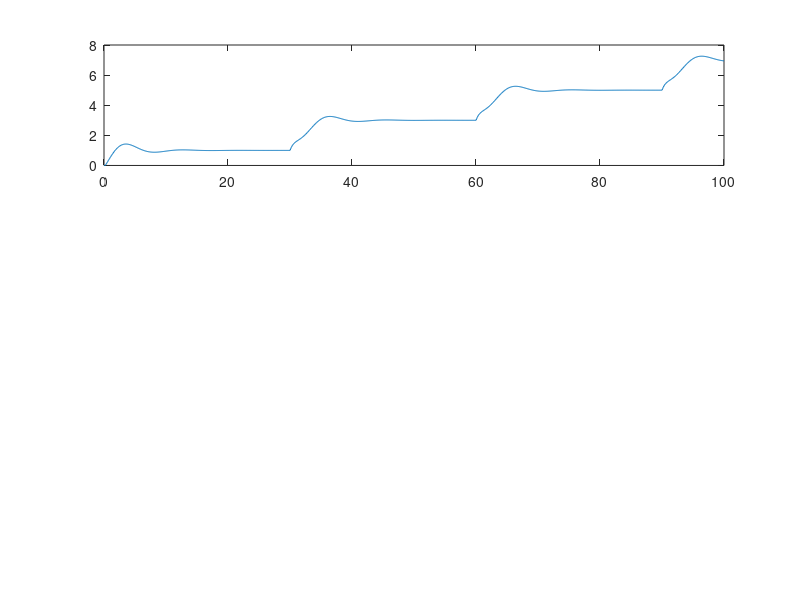

This chart was generated by the following MATLAB code: (Note: this script raises an error after producing the figure.)
% PID with gradient descent!
% Guel Cortez 2024
close all; clearvars;
m=1; b=1; T=1e-1;
end_time=100;
t=0:T:end_time;
x=zeros(2,length(t));
u=zeros(1,length(t));
e=zeros(1,length(t));
gains=zeros(3,length(t));

A=[[0,1];[0,-b/m]]; 
Bd=T*[0;1/m];
Ad=(eye(2)+T*A); kp=1;kd=0.5;ki=0.5; alpha=1e-6;
q0=kp+kd/T+ki*T;
q1=-kp-2*kd/T;
q2=kd/T;
x(:,1)=[0;0];
gains(:,1)=[q0,q1,q2]';
force_thd=10;
goal=1;

for k=2:length(t)
  if mod(k,300)==0
    goal=goal+2;
  end
  x(:,k)=Ad*x(:,k-1)+Bd*u(k-1);
  e(k)=goal-x(1,k);
  if k==2
    u(k)=u(k-1)+q0*e(k)+q1*e(k-1);
    if u(k)>force_thd
        u(k)=force_thd;
    elseif u(k)<-force_thd
        u(k)=-force_thd;
    end    
    dydu=(x(1,k)-x(1,k-1))/(u(k)-u(k-1));
    q0=q0+alpha*e(k)*dydu*e(k);
    q1=q1+alpha*e(k)*dydu*e(k-1);
  else
    u(k)=u(k-1)+q0*e(k)+q1*e(k-1)+q2*e(k-2);
    if u(k)>force_thd
        u(k)=force_thd;
    elseif u(k)<-force_thd
        u(k)=-force_thd;
    end    
    dydu=(x(1,k)-x(1,k-1))/(u(k)-u(k-1));
    q0=q0+alpha*e(k)*dydu*e(k);
    q1=q1+alpha*e(k)*dydu*e(k-1);
    q2=q2+alpha*e(k)*dydu*e(k-2);
  end
  gains(:,k)=[q0,q1,q2]';
end

figure;
subplot(3,1,1)
plot(t,x(1,:))
xlabel("$t$",Interpreter="latex")
ylabel("$x_1$",Interpreter="latex")
subplot(3,1,2)
plot(t,u)
xlabel("$t$",Interpreter="latex")
ylabel("$u$",Interpreter="latex")
subplot(3,1,3)
plot(t,e)
xlabel("$t$",Interpreter="latex")
ylabel("$e$",Interpreter="latex")

figure;
subplot(3,1,1)
plot(t,gains(1,:))
xlabel("$t$",Interpreter="latex")
ylabel("$q_0$",Interpreter="latex")
subplot(3,1,2)
plot(t,gains(2,:))
xlabel("$t$",Interpreter="latex")
ylabel("$q_1$",Interpreter="latex")
subplot(3,1,3)
plot(t,gains(3,:))
xlabel("$t$",Interpreter="latex")
ylabel("$q_2$",Interpreter="latex")
